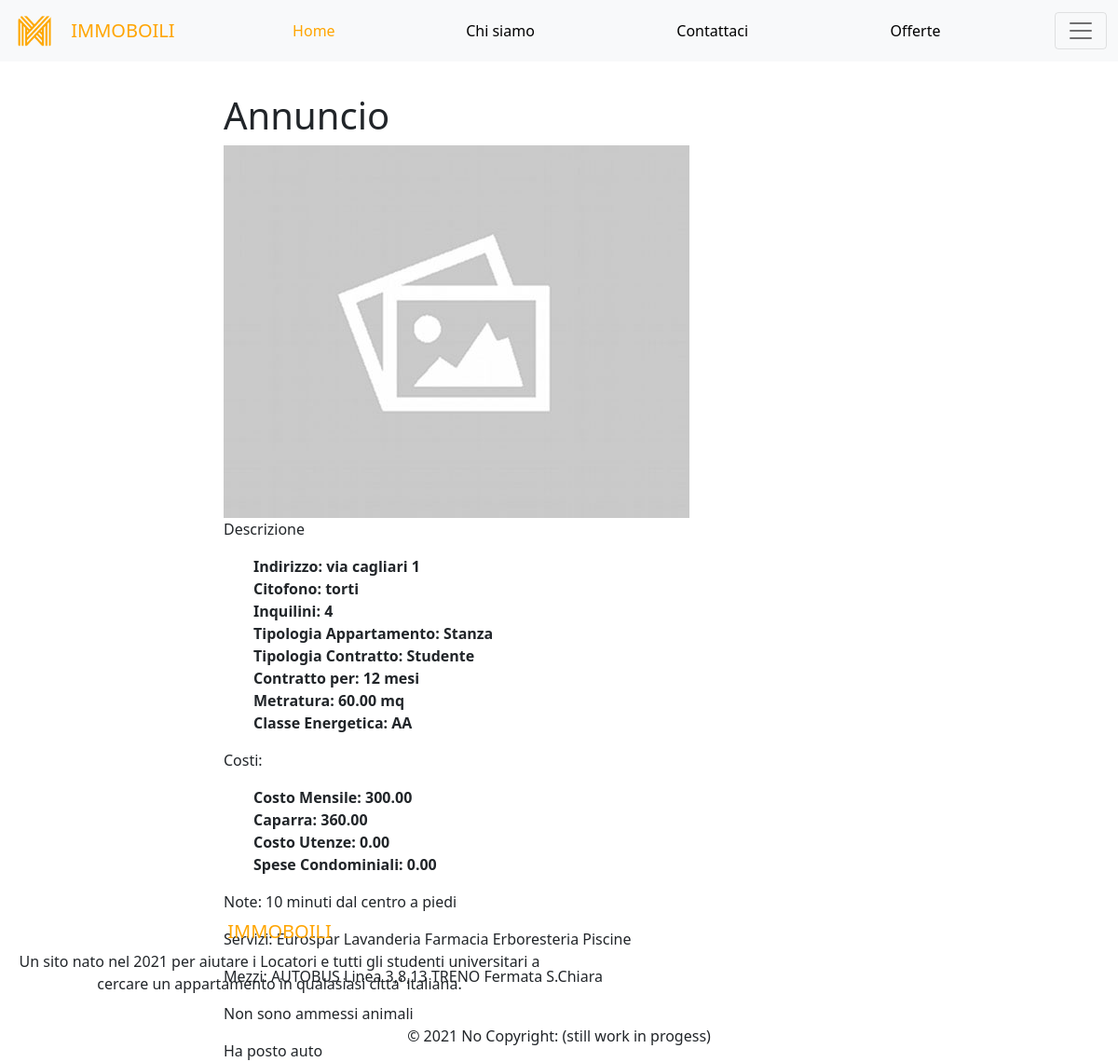
The app's page /pages/dettaglio.php?codAnnuncio=1 with its own data.
### tables this page shows
CREATE TABLE `annuncio` (
  `codAnnuncio` int(11) NOT NULL,
  `codLocatore` int(11) DEFAULT NULL,
  `costoMensile` decimal(7,2) DEFAULT NULL,
  `costoUtenze` decimal(7,2) DEFAULT NULL,
  `caparra` decimal(7,2) DEFAULT NULL,
  `speseAgenzia` decimal(7,2) DEFAULT NULL,
  `codLuogo` int(11) DEFAULT NULL,
  `numeroInquilini` int(11) DEFAULT NULL,
  `tipologiaAppartamento` varchar(50) DEFAULT NULL,
  `tipologiaContratto` varchar(50) DEFAULT NULL,
  `durataPerMinima` int(11) DEFAULT NULL,
  `tipoPerMinima` varchar(10) DEFAULT NULL,
  `metratura` decimal(7,2) DEFAULT NULL,
  `classeEnergetica` varchar(5) DEFAULT NULL,
  `speseCondominiali` decimal(7,2) DEFAULT NULL,
  `garage` int(11) DEFAULT '0',
  `animali` int(11) DEFAULT '0',
  `mezziDiTrasporto` longtext,
  `serviziVicini` longtext,
  `noteAggiuntive` longtext,
  `approvatoDa` int(11) DEFAULT NULL
);

CREATE TABLE `locazione` (
  `codLuogo` int(11) NOT NULL,
  `nomeVia` varchar(50) DEFAULT NULL,
  `numeroCivico` varchar(5) DEFAULT NULL,
  `citofono` varchar(30) DEFAULT NULL,
  `linkMaps` varchar(255) DEFAULT NULL
);

### pages/dettaglio.php (the view, shortened to what this page needs)
<head>
    <link rel="stylesheet" href="https://cdnjs.cloudflare.com/ajax/libs/font-awesome/6.0.0-beta3/css/all.min.css" />
    <link href="../css/style.css" rel="stylesheet" type="text/css">
    <link href="https://cdn.jsdelivr.net/npm/bootstrap@5.1.3/dist/css/bootstrap.min.css" rel="stylesheet">
  </head>
  <header id="header">
            <div style="float:right;">
                <nav class="navbar navbar-light bg-light fixed-top">
                    <div class="container-fluid">
                      <a class="navbar-brand">
                        <img src="../images/logo.png" alt="Errore di caricamento!" ALIGN="left" width="40" height="40">
                        <span class="stileOrange" size="7" style="float: right; margin-top: 5px"> &#8287; &#8287; IMMOBOILI </span>
                      </a>
                        <button type="button" class="btn btn-primary" style="background-color: transparent; border-color: transparent;">
                          <a href="./includes/router.inc.php?url=main" id="butTypeA1" >Home</a></button>
                        <button type="button" class="btn btn-primary" style="background-color: transparent; border-color: transparent;">
                          <a class="btn btn-light" href="./includes/router.inc.php?url=chiSiamo" id="butTypeB1" >Chi siamo</a></button>
                        <button type="button" class="btn btn-primary" style="background-color: transparent; border-color: transparent;">
                          <a class="btn btn-light" href="./includes/router.inc.php?url=contatti" id="butTypeB2" >Contattaci</a></button>
                        <button type="button" class="btn btn-primary" style="background-color: transparent; border-color: transparent;">
                          <a class="btn btn-light" href="./includes/router.inc.php?url=offerte" id="butTypeB3" >Offerte</a></button>
                      <button class="navbar-toggler" type="button" data-bs-toggle="offcanvas" data-bs-target="#offcanvasNavbar" aria-controls="offcanvasNavbar">
                        <span class="navbar-toggler-icon"></span>
                      </button>
                    </div>
                   </nav>
                  </div>
        </header>
<?php
  require('./includes/config.inc.php');
  if(isset($_GET['codAnnuncio'])){
    $codAnnuncio = $_GET['codAnnuncio'];
    $sql = "SELECT locazione.nomeVia, locazione.numeroCivico, locazione.citofono, annuncio.costoMensile,
                    annuncio.serviziVicini, annuncio.codAnnuncio, immagini.imagePath, annuncio.costoUtenze,
                    annuncio.numeroInquilini, annuncio.tipologiaAppartamento, annuncio.tipologiaContratto,
                    durataPerMinima, tipoPerMinima, metratura, classeEnergetica, speseCondominiali,
                    garage, animali, mezziDiTrasporto, serviziVicini, noteAggiuntive, caparra
            FROM annuncio
            JOIN locazione ON annuncio.codLuogo = locazione.codLuogo
            LEFT JOIN immagini ON annuncio.codAnnuncio = immagini.codAnnuncio
            WHERE annuncio.codAnnuncio = $codAnnuncio";
    $result = mysqli_query($conn, $sql);
    if($result){
      if(mysqli_num_rows($result) == 1){
        $row = $result->fetch_array();
        if($row['imagePath'] == ""){
          $path = "../images/missing.jpg";
        }else{
          $path = $row['imagePath'];
        }
        if($row['animali'] == 0){
          $animali = "<p>Non sono ammessi animali</p>";
        }else{
          $animali = "<p>Sono ammessi animali</p>";
        }
        if($row['garage'] == 0){
          $auto = "<p>Non ha posto auto</p>";
        }else{
          $auto = "<p>Ha posto auto</p>";
        }
        echo "<div style='width:60%; margin-left:20%; margin-right:20%; margin-bottom:100px;'>
                <h1 style='margin-top:50px'>Annuncio</h1>
                <img src='$path' alt=''>
                <p>Descrizione</p>
                <ul>
                  <li>Indirizzo: ".$row['nomeVia']." ".$row['numeroCivico']."<br/>Citofono: ".$row['citofono']."</li>
                  <li>Inquilini: ".$row['numeroInquilini']."</li>
                  <li>Tipologia Appartamento: ".$row['tipologiaAppartamento']."</li>
                  <li>Tipologia Contratto: ".$row['tipologiaContratto']."</li>
                  <li>Contratto per: ".$row['durataPerMinima']." ".$row['tipoPerMinima']."</li>
                  <li>Metratura: ".$row['metratura']." mq</li>
                  <li>Classe Energetica: ".$row['classeEnergetica']."</li>
                </ul>
                <p>Costi: </p>
                <ul>
                  <li>Costo Mensile: ".$row['costoMensile']."</li>
                  <li>Caparra: ".$row['caparra']."</li>
                  <li>Costo Utenze: ".$row['costoUtenze']."</li>
                  <li>Spese Condominiali: ".$row['speseCondominiali']."</li>
                </ul>
                <p>Note: ".$row['noteAggiuntive']."</p>
                <p>Servizi: ".$row['serviziVicini']."</p>
                <p>Mezzi: ".$row['mezziDiTrasporto']."</p>
                $animali $auto
              </div>";
      }else{
        echo "<div style='width:60%; margin-left:20%; margin-right:20%; margin-top:50px'>
            <h4>Purtoppo non siamo riusciti a trovare l'annuncio che cercavi.</h4>
          </div>";
      }
    }else{
      echo "<div style='width:60%; margin-left:20%; margin-right:20%; margin-top:50px'>
            <h4>Purtoppo non siamo riusciti a trovare l'annuncio che cercavi.</h4>
          </div>";
    }
  }else{
    echo "<div style='width:60%; margin-left:20%; margin-right:20%; margin-top:50px'>
            <h4>Purtoppo non siamo riusciti a trovare l'annuncio che cercavi.</h4>
          </div>";
  }
  require('./footer.php');

### pages/footer.php
<footer class="page-footer font-small purple pt-4 fixed-bottom">
  <div class="container-fluid text-center text-md-left">
    <div class="row">
      <div class="col-md-6 mt-md-0 mt-3">
        <h5 class="text-uppercase"> <span class="stileOrange" size="7"> IMMOBOILI </span></h5>
        <p>Un sito nato nel 2021 per aiutare i Locatori e tutti gli studenti universitari a cercare un appartamento in qualasiasi citta' italiana.</p>
      </div>
    </div>
  </div>
  <div class="footer-copyright text-center py-3">© 2021 No Copyright: (still work in progess)
  </div>
</footer>

### css/style.css (style rules this page uses)
* { margin: 0px; padding: 0px; box-sizing: border-box; }
ul { list-style: none; }
li { font-weight: 600; }
#header { width: 100%; height: 50px; border:0px whitesmoke; display: flex; align-items: center; justify-content: space-between; padding: 0 30px; background: whitesmoke; }
#butTypeA1 { text-align: right; border:0px; color:orange; vertical-align: middle; text-decoration: none; transition-duration: 300ms; }
#butTypeB1 { color: black; text-align: right; border:0px; background-color:transparent; vertical-align: middle; text-decoration: none; transition-duration: 300ms; }
#butTypeB2 { color: black; text-align: right; border:0px; background-color:transparent; vertical-align: middle; text-decoration: none; transition-duration: 300ms; }
#butTypeB3 { color: black; text-align: right; border:0px; background-color:transparent; vertical-align: middle; text-decoration: none; transition-duration: 300ms; }
a { text-decoration: none; margin: 0 5px; color: black; }
.btn { color: black; border: none; font-size: 16px; padding: 10px 20px; border-radius: 10px; }

### pages/dettaglio.php (style rules this page uses)
.stileOrange { color: #FFA500 }

### records on screen
annuncio: codLuogo.nomeVia "via cagliari", codLuogo.numeroCivico "1", codLuogo.citofono "torti", numeroInquilini "4", tipologiaAppartamento "Stanza", tipologiaContratto "Studente", durataPerMinima "12", tipoPerMinima "mesi", metratura "60.00", classeEnergetica "AA", costoMensile "300.00", caparra "360.00", costoUtenze "0.00", speseCondominiali "0.00", noteAggiuntive "10 minuti dal centro a piedi", serviziVicini "Eurospar Lavanderia Farmacia Erboresteria Piscine", mezziDiTrasporto "AUTOBUS Linea 3,8,13 TRENO Fermata S.Chiara"
